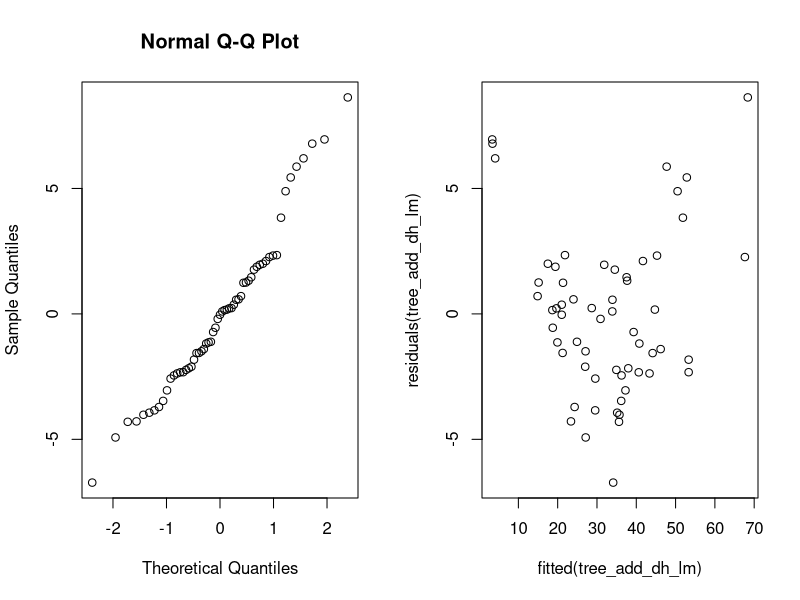
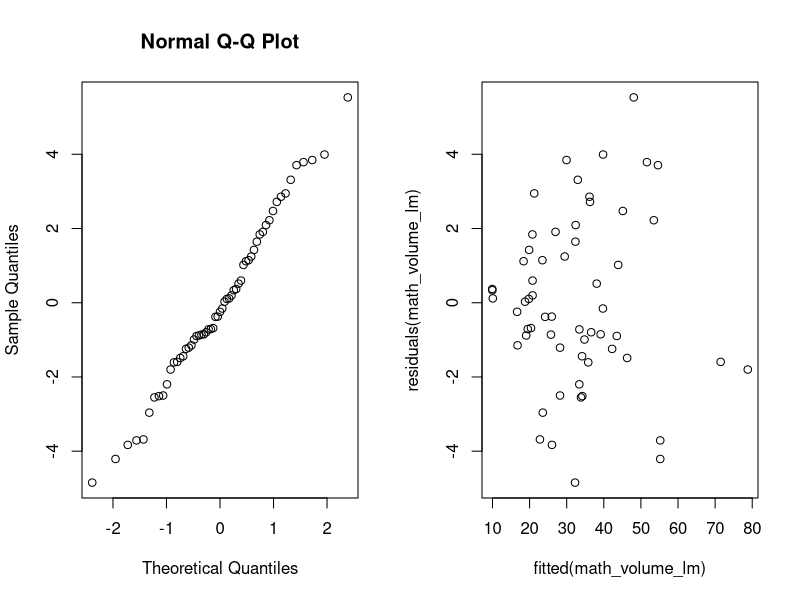
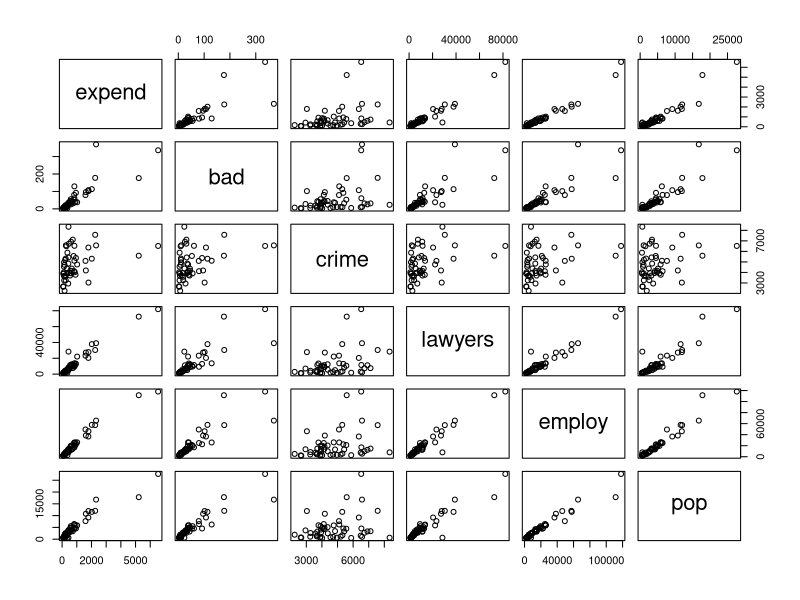
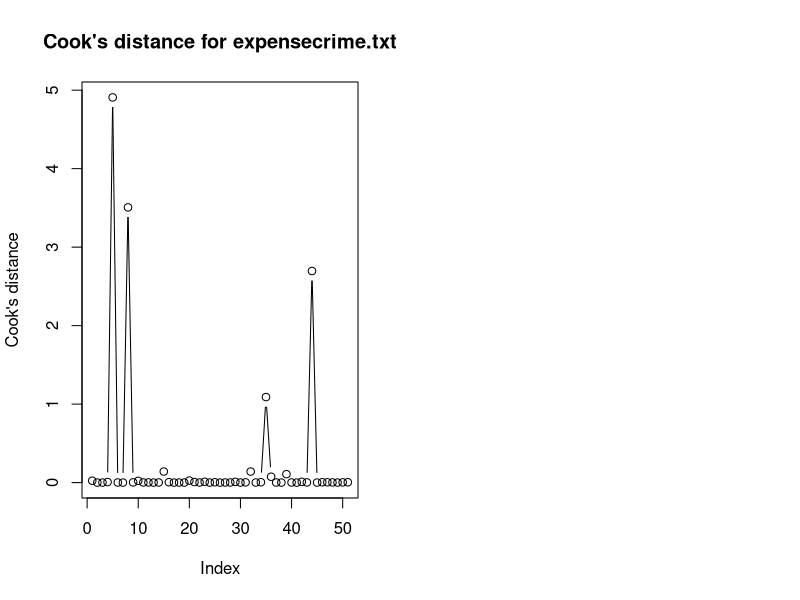
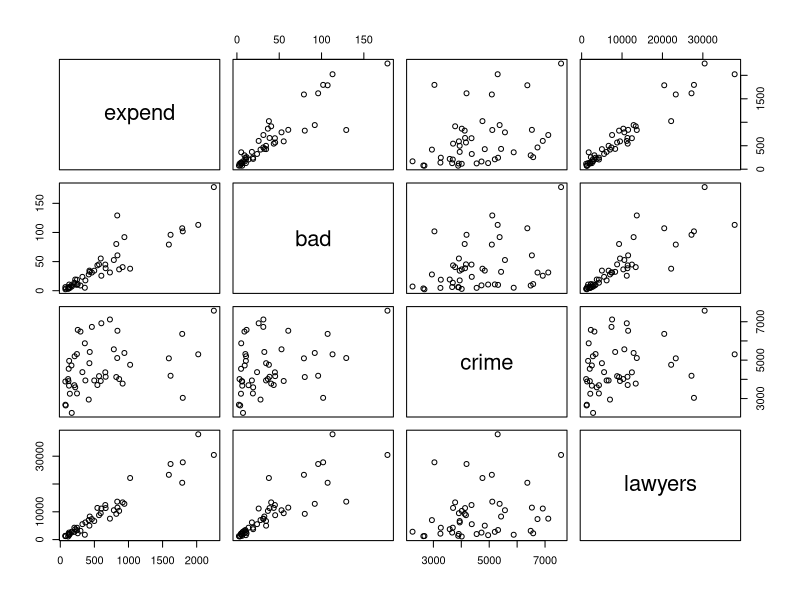
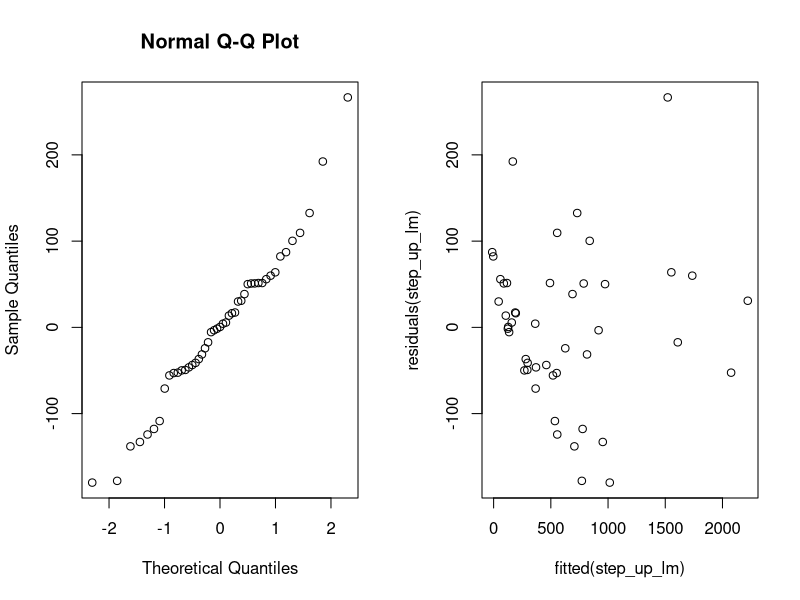
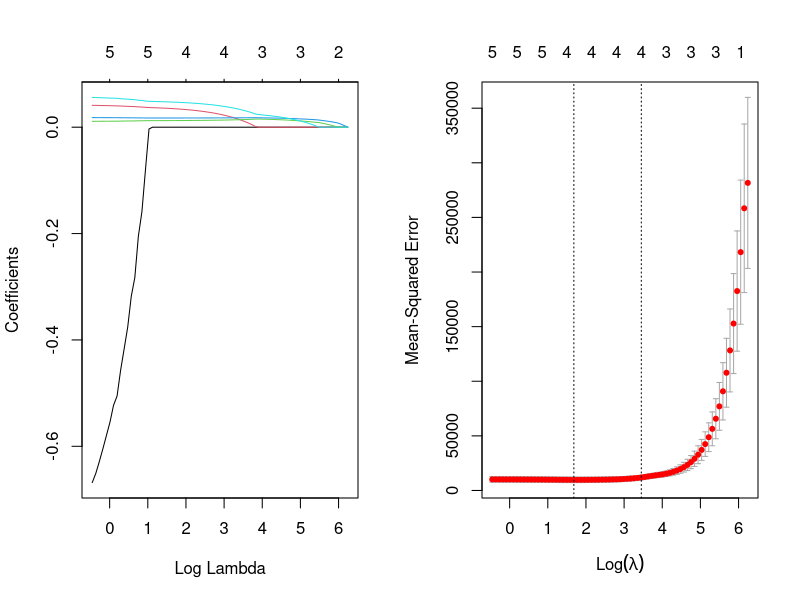
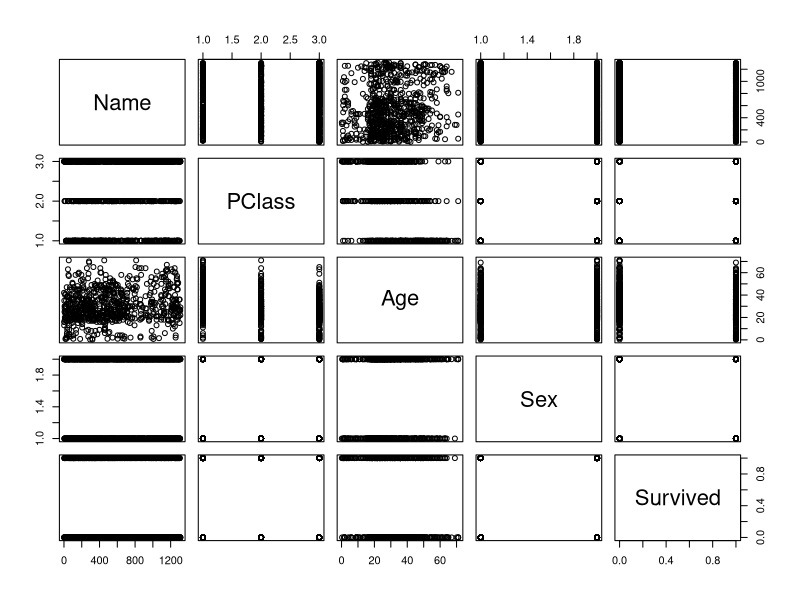

Generate these figures, in order, with R:
## ---- chunk 1
# set up global R options
options(digits = 3)

# set up knitr global chunk options
knitr::opts_chunk$set(fig.height = 3)
## ---- chunk 2
tree_df <- as.data.frame(read.table("data/treeVolume.txt", header=TRUE))
head(tree_df)
## ---- chunk 3
tree_df$type <- as.factor(tree_df$type)
tree_type_lm <- lm(volume~type, data=tree_df)
anova(tree_type_lm)
## ---- chunk 4
summary(tree_type_lm)
## ---- chunk 5
mask <- tree_df$type == "beech"
t.test(tree_df$volume[mask], tree_df$volume[!mask])
## ---- chunk 6
tree_type_d_lm <- lm(volume~height+type*diameter, data=tree_df)
anova(tree_type_d_lm)
## ---- chunk 7
summary(tree_type_d_lm)
## ---- chunk 8
tree_type_h_lm <- lm(volume~diameter+type*height, data=tree_df)
anova(tree_type_h_lm)
## ---- chunk 9
summary(tree_type_h_lm)
## ---- chunk 10
tree_add_all_lm <- lm(volume~diameter+height+type, data=tree_df)
anova(tree_add_all_lm)
## ---- chunk 11
summary(tree_add_all_lm)
## ---- chunk 12
tree_add_dh_lm <- lm(volume~diameter+height, data=tree_df)
anova(tree_add_dh_lm)
## ---- chunk 13
summary(tree_add_dh_lm)
## ---- chunk 14
par(mfrow=c(1, 2))
qqnorm(residuals(tree_add_dh_lm))
plot(fitted(tree_add_dh_lm), residuals(tree_add_dh_lm))
## ---- chunk 15
mean_d <- mean(tree_df$diameter)
mean_h <- mean(tree_df$height)
means <-  data.frame(diameter=c(mean_d), height=c(mean_h))

predict(tree_add_dh_lm, means, se.fit = TRUE)
## ---- chunk 16
tree_df$math_volume <- tree_df$height * tree_df$diameter^2
math_volume_lm <- lm(volume~math_volume, data=tree_df)
anova(math_volume_lm)
## ---- chunk 17
summary(math_volume_lm)
## ---- chunk 18
par(mfrow=c(1,2))

qqnorm(residuals(math_volume_lm))
plot(fitted(math_volume_lm), residuals(math_volume_lm))
## ---- chunk 19
# Read data
crime_df <- as.data.frame(read.table("data/expensescrime.txt", header=TRUE))
head(crime_df)

response <- "expend"
exp_vars <- c("bad", "crime", "lawyers", "employ", "pop")
## ---- chunk 20
pairs(crime_df[, c(response, exp_vars)])
## ---- chunk 21
crime_lm <- lm(expend~bad+crime+lawyers+employ+pop, data=crime_df)
cooks.distance(crime_lm)[cooks.distance(crime_lm) > 1]
## ---- chunk 22
plot(cooks.distance(crime_lm), type='b', ylab="Cook's distance", main = "Cook's distance for expensecrime.txt")
## ---- chunk 23
crime_df_upd <- crime_df[-c(5,8,35,44),]
## ---- chunk 24
round(cor(crime_df[, c(exp_vars)]), 2)
## ---- chunk 25
library(car)
## ---- chunk 26
vif(lm(expend~bad+crime+lawyers+employ+pop, data=crime_df))
## ---- chunk 27
vif(lm(expend~bad+crime+lawyers+pop, data=crime_df_upd))
## ---- chunk 28
vif_lm = lm(expend~bad+crime+lawyers, data=crime_df_upd)
vif(vif_lm)
## ---- chunk 29
summary(vif_lm)
## ---- chunk 30
pairs(crime_df_upd[, c(response, "bad", "crime", "lawyers")])
## ---- chunk 31
print("Step 1")

print("bad")
summary(lm(expend~bad, data=crime_df_upd))

print("crime")
summary(lm(expend~crime, data=crime_df_upd))

print("lawyers")
summary(lm(expend~lawyers, data=crime_df_upd))

print("employ")
summary(lm(expend~employ, data=crime_df_upd)) # YES

print("pop")
summary(lm(expend~pop, data=crime_df_upd)) 
## ---- chunk 32
print("Step 2")

print("bad")
summary(lm(expend~employ+bad, data=crime_df_upd))

print("crime")
summary(lm(expend~employ+crime, data=crime_df_upd)) # YES

print("lawyers")
summary(lm(expend~employ+lawyers, data=crime_df_upd))

print("pop")
summary(lm(expend~employ+pop, data=crime_df_upd))
## ---- chunk 33
print("Step 3")

print("bad")
summary(lm(expend~employ+crime+bad, data=crime_df_upd))

print("lawyers")
summary(lm(expend~employ+crime+lawyers, data=crime_df_upd))

print("pop")
summary(lm(expend~employ+crime+pop, data=crime_df_upd)) # YES
## ---- chunk 34
print("Step 4")

print("bad")
summary(lm(expend~employ+crime+pop+bad, data=crime_df_upd))

print("lawyers")
summary(lm(expend~employ+crime+pop+lawyers, data=crime_df_upd))

# None significant!
## ---- chunk 35
step_up_lm <- lm(expend~employ+crime+pop, data=crime_df_upd)
summary(step_up_lm)
## ---- chunk 36
par(mfrow=c(1,2))

qqnorm(residuals(step_up_lm))
plot(fitted(step_up_lm), residuals(step_up_lm))
## ---- chunk 37
new_data <- data.frame(bad=50, crime=5000, lawyers=5000, employ=5000, pop=5000)
predict(step_up_lm, new_data, interval="prediction", level=0.95)
## ---- chunk 38
predict(step_up_lm, new_data, interval="confidence", level=0.95)
## ---- chunk 39
# install.packages("glmnet", repos = "https://cran.us.r-project.org")
library(glmnet)
## ---- chunk 40
x <- as.matrix(crime_df_upd[, c(exp_vars)])
y <- as.matrix(crime_df_upd[, c(response)])

train <- (sample(1:nrow(x), 0.67*nrow(x))) # train by using 2/3 of the data
x.train <- x[train,]; y.train <- y[train]
x.test <- x[-train,]; y.test <- y[-train]
lasso.mod=glmnet(x.train, y.train, alpha=1)
cv.lasso=cv.glmnet(x.train,y.train,alpha=1,type.measure='mse')
## ---- chunk 41
plot(lasso.mod, label=T, xvar="lambda")  # have a look at the lasso path
## ---- chunk 42
plot(cv.lasso) # the best lambda by cross-validation
## ---- chunk 43
(lambda.min=cv.lasso$lambda.min)
(lambda.1se=cv.lasso$lambda.1se)
## ---- chunk 44
coef(lasso.mod, s=cv.lasso$lambda.min) # beta’s for the best lambda
y.pred <- predict(lasso.mod, s=lambda.min, newx=x.test) # predict for test
mse.lasso <- mean((y.test - y.pred)^2); mse.lasso # mse for the predicted test rows
## ---- chunk 45
coef(lasso.mod, s=cv.lasso$lambda.1se) # beta’s for lambda.1se
y.pred <- predict(lasso.mod, s=lambda.1se, newx=x.test) # predict for test
mse.lasso <- mean((y.test - y.pred)^2); mse.lasso # mse for the predicted test rows
## ---- chunk 46
new_data <- data.frame(x.test)
y.pred <- predict(step_up_lm, new_data, interval="confidence", level=0.95)
mse.step_up <- mean((y.test - y.pred)^2); mse.step_up # mse for the predicted test rows
## ---- chunk 47
# Read data
titanic_df <- as.data.frame(read.table("data/titanic.txt", header=TRUE))
## ---- chunk 48
head(titanic_df)
## ---- chunk 49
plot(titanic_df)
## ---- chunk 50
titanic_df_upd <- na.omit(titanic_df)
titanic_df_upd$PClass <- as.factor(titanic_df_upd$PClass)
titanic_df_upd$Sex <- as.factor(titanic_df_upd$Sex)
head(titanic_df_upd)
## ---- chunk 51

## ---- chunk 52

## ---- chunk 53

## ---- chunk 54

## ---- chunk 55
# Read data
## ---- chunk 56

## ---- chunk 57

## ---- chunk 58

